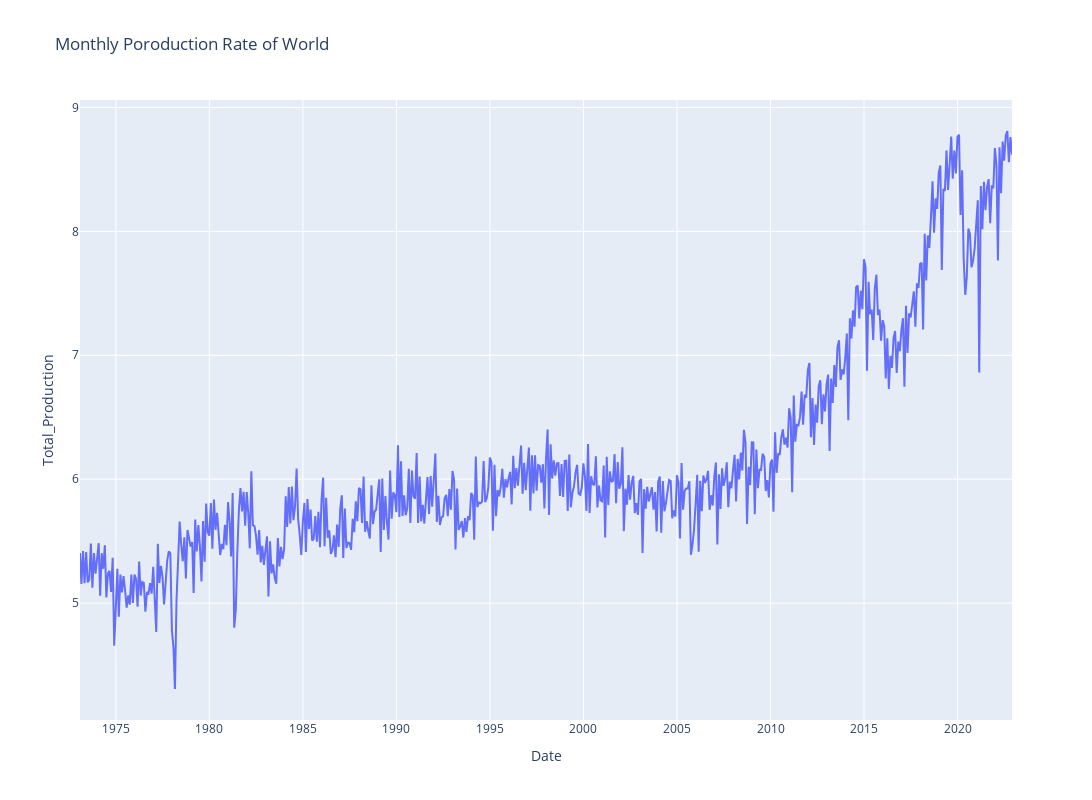

Notebook code for this chart:
### Code cell
fig = px.line(total_production, x = total_production.index, y= total_production.Total_Production,labels={
                     "Month": "Month",
                     "value": "Production Rate"}, title='Monthly Poroduction Rate of World',width=1500, height=800)
fig.show()

### Figure 1 — Plotly figure (JSON) as saved in the notebook; plotly's stock layout.template omitted (floating-point values rounded to 4 significant figures; data arrays with more than 128 entries replaced by an {"elided": "..."} marker saying what was removed)
{"data": [{"hovertemplate": "Date=%{x}<br>Total_Production=%{y}<extra></extra>", "legendgroup": "", "line": {"color": "#636efa", "dash": "solid"}, "marker": {"symbol": "circle"}, "mode": "lines", "name": "", "orientation": "v", "showlegend": false, "type": "scatter", "x": {"elided": "599 str values"}, "xaxis": "x", "y": {"elided": "599 float values"}, "yaxis": "y"}], "layout": {"height": 800, "legend": {"tracegroupgap": 0}, "title": {"text": "Monthly Poroduction Rate of World"}, "width": 1500, "xaxis": {"anchor": "y", "domain": [0, 1], "title": {"text": "Date"}}, "yaxis": {"anchor": "x", "domain": [0, 1], "title": {"text": "Total_Production"}}}}
